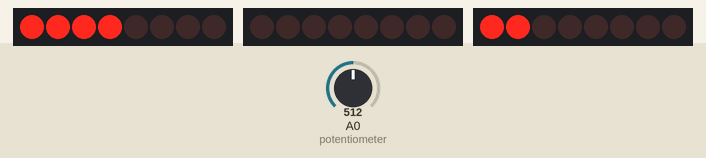
The sketch below on a simulated Arduino Uno, built with avr-gcc and run on an emulated ATmega328P. Parts: 3 × 8 shift-register outputs drawn as a row of LEDs (first output left, lit = HIGH). Wiring (inferred from the names in the program): 3 × shift register (74HC595): data pin 4, shift clock pin 2, latch pin 3 / data pin 10, shift clock pin 8, latch pin 9 / data pin 7, shift clock pin 5, latch pin 6. Wiring (inferred from the signals the program sends): 3 × row of LEDs: on Q0, Q1, Q2, Q3, Q4, Q5, Q6, Q7 / on Q0, Q1, Q2, Q3, Q4, Q5, Q6, Q7 / on Q0, Q1, Q2, Q3, Q4, Q5, Q6, Q7. Inputs (shaded band) come from the test bench; at power-on: A0 (potentiometer) = 512.

Above: at 1.2 s.
1.3 s: A0 (potentiometer) set to 306
At 2.97 s:
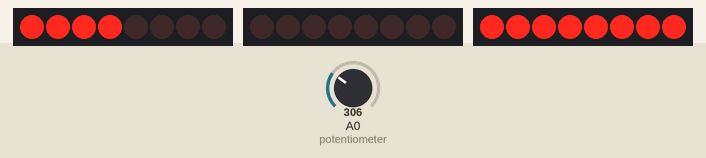
3.0 s: A0 (potentiometer) set to 122
At 4.24 s:
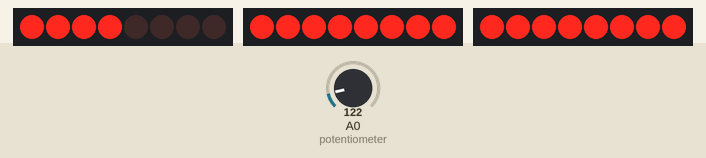
6.0 s: A0 (potentiometer) set to 511
At 6.7 s:
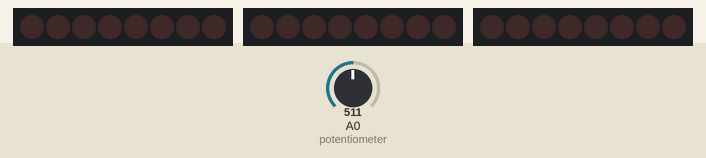
9.0 s: A0 (potentiometer) set to 502
At 11.93 s:
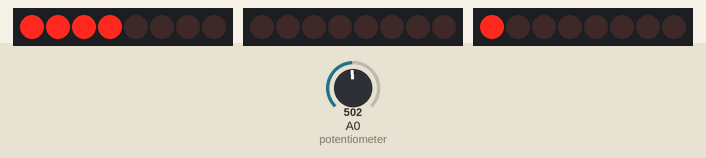
12.0 s: A0 (potentiometer) set to 306
At 13.76 s:
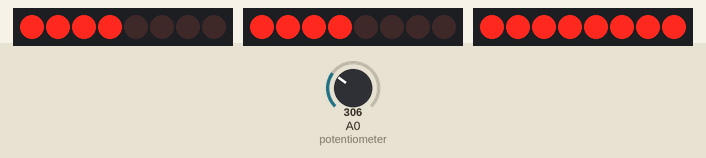
13.8 s: A0 (potentiometer) set to 6
Timing chart, 0 to 17.5 s (numbered marks = the images above; inputs shaded):
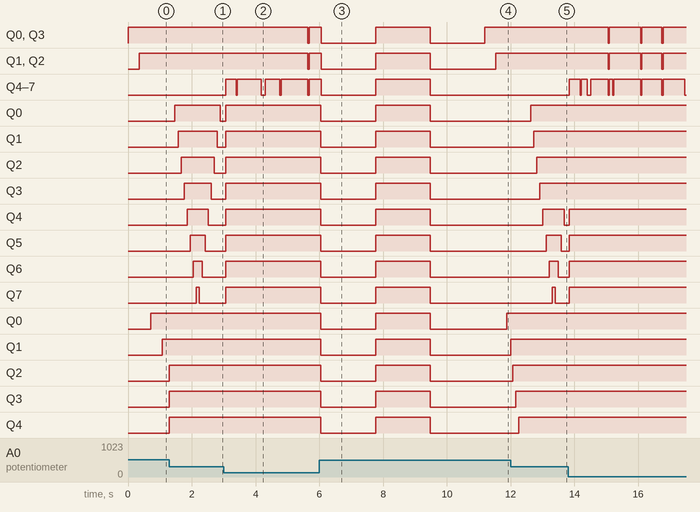

Measured:
- the behaviour switches between 511 and 510 on A0 (potentiometer) (found by bisection; images 3 and 4)

The sketch:

red_rocket.ino
```cpp
// Set up the shift registers
const int registers = 3;

const int clockPins[registers] = {2, 5, 8};
const int latchPins[registers] = {3, 6, 9};
const int dataPins[registers] = {4, 7, 10};

// Store the LED Arrays as byte data
byte leds[registers] = {0, 0, 0};

// Potentiometer for controlling speed
const int potentiometer = A0;

// A general time delay for all animations
int timeDelay = 200;

// Keep track of which method we are we running
int directive = 0;

// Resuable timer, gets reset when calling the
// next directive method
unsigned long startTime;
int timeElapsed;

// Keep track of the pins, each method manipulates
// these vars individually
int currentRailPin = 0;
int currentBasePin = 0;


void setup()
{
  startTime = millis();

  for(int i=0; i<registers; i++){
    pinMode(clockPins[i], OUTPUT);
    pinMode(latchPins[i], OUTPUT);
    pinMode(dataPins[i], OUTPUT);

    updateShiftRegister(i);
  }

  pinMode(potentiometer, INPUT);
}


void loop()
{
  timeElapsed = millis() - startTime;

  // get pot value and enforce a minimum timer
  int potValue = analogRead(potentiometer);
  timeDelay = map(potValue, 230, 1024, 0, 1000);
  if(timeDelay < 1) timeDelay = 1;

  switch(directive){
    case 0:
      buildBase();
      break;
    case 1:
      buildRails();
      break;
    case 2:
      killRails();
      break;
    case 3:
      killBase();
      break;
    case 4:
      turnAllOff();
      break;
    case 5:
      turnAllOn();
      break;
    case 6:
      turnAllOff();
      break;
    case 7:
      turnAllOn();
      break;
    case 8:
      turnAllOff();
      break;
  }
}


// Called at the end of each animation method
// resets the timer and selects the next
// directive
void nextDirective()
{
  startTime = millis();

  if(directive < 8)
    directive++;
  else
    directive = 0;
}


// Build the base from the inside out
void buildBase()
{
  if(currentBasePin == 0){
    bitSet(leds[0], 0);
    bitSet(leds[0], 3);
    updateShiftRegister(0);
    currentBasePin = 3;
  } else{
    if(timeElapsed > timeDelay){
      bitSet(leds[0], 1);
      bitSet(leds[0], 2);
      updateShiftRegister(0);
    }
    if(timeElapsed > timeDelay*2){
      nextDirective();
    }
  }
}


// Turns on the rails, one pin at a time
void buildRails()
{
  if(timeElapsed > currentRailPin*timeDelay){
    int railChunk = 1;
    int pinIndex = currentRailPin;

    if(currentRailPin > 7){
      railChunk = 2;
      pinIndex = currentRailPin - 8;
    }

    bitSet(leds[railChunk], pinIndex);
    updateShiftRegister(railChunk);

    currentRailPin++;

    if(currentRailPin == 16)
      nextDirective();
  }
}


// Turn off the rails, one pin at a time
void killRails()
{
  if(timeElapsed > (16-currentRailPin)*timeDelay){
    int railChunk = 1;
    int pinIndex = currentRailPin;

    if(currentRailPin > 7){
      railChunk = 2;
      pinIndex = currentRailPin - 8;
    }

    bitClear(leds[railChunk], pinIndex);
    updateShiftRegister(railChunk);

    currentRailPin--;

    if(currentRailPin < 0){
      currentRailPin = 0;
      nextDirective();
    }
  }
}


// Kill the base from the outside in
void killBase()
{
  if(currentBasePin == 3){
    bitClear(leds[0], 0);
    bitClear(leds[0], 3);
    updateShiftRegister(0);
    currentBasePin = 0;
  } else{
    if(timeElapsed > timeDelay){
      bitClear(leds[0], 1);
      bitClear(leds[0], 2);
      updateShiftRegister(0);
    }

    if(timeElapsed > timeDelay*5)
      nextDirective();
  }
}


// Turn all the pins on at the same time
void turnAllOn()
{
  for(int i=0; i<sizeof(leds); i++){
    for(int j=0; j<8; j++){
      bitSet(leds[i], j);
    }

    updateShiftRegister(i);
  }

  if(timeElapsed > timeDelay*5)
    nextDirective();
}


// Turn all the pins off at the same time
void turnAllOff()
{
  for(int i=0; i<sizeof(leds); i++){
    for(int j=0; j<8; j++){
      bitClear(leds[i], j);
    }

    updateShiftRegister(i);
  }

  if(timeElapsed > timeDelay*5)
    nextDirective();
}


// Utiltiy to update a shift register
void updateShiftRegister(int index)
{
   digitalWrite(latchPins[index], LOW);
   shiftOut(dataPins[index], clockPins[index], MSBFIRST, leds[index]);
   digitalWrite(latchPins[index], HIGH);
}
```
